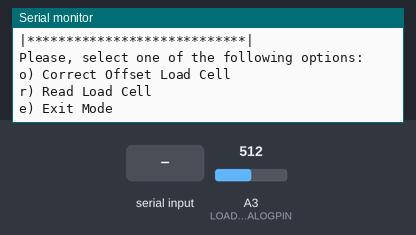
Recording of a sketch running on a simulated Arduino Uno, built with avr-gcc and run on an emulated ATmega328P. Parts: the last lines printed to the serial monitor. Inputs (shaded band) come from the test bench; at power-on: A3 (LOADCELL_ANALOGPIN) = 512.

Above: at 1.3 s.
1.4 s: "o" received over Serial
At 3.2 s:
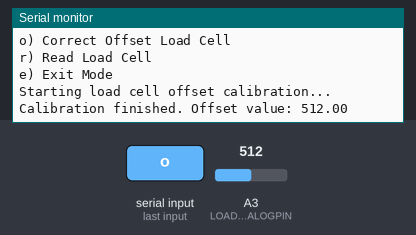
4.0 s: "r" received over Serial
At 4.11 s:
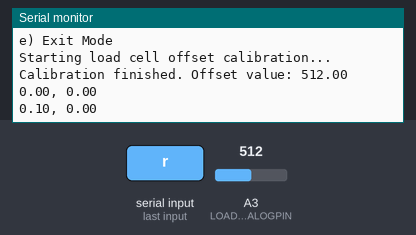
5.6 s: A3 (LOADCELL_ANALOGPIN) set to 716
At 5.62 s:
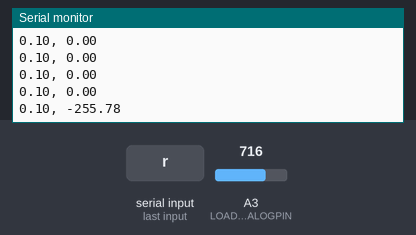
7.1 s: A3 (LOADCELL_ANALOGPIN) set to 900
At 7.14 s:
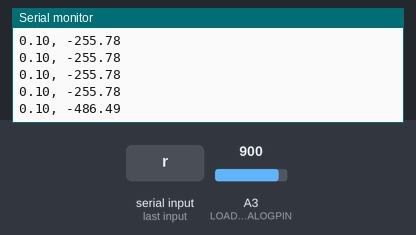
Timing chart, 0 to 9.6 s (numbered marks = the images above; inputs shaded):
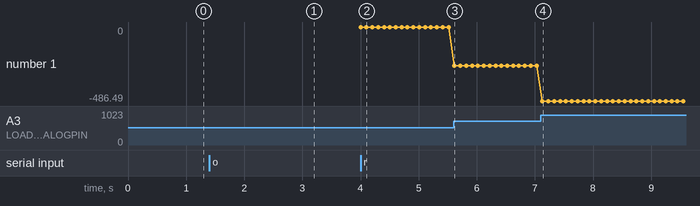

The sketch:

main.ino
```cpp
#define MS2S 0.000001f // from microsecond to seconds

//Time measurements
float delta_time = 0.0;
float current_time = micros();
float past_time = micros();

// Variable to enable control loop
volatile byte enable_force_sensing = false;

void setup() {
  Serial.begin(9600);
  LoadMenuUI(); // Load Serial User Interface
}

void loop() {
  // Update TimeStamp
  current_time = micros();
  delta_time = (current_time - past_time)*MS2S;
  past_time = current_time;

  // Check User Commands
  CheckKeyboard();

  // Apply control law if the flag enable_control_loop is enabled
  if(enable_force_sensing){
    // Read Load Cell
   float interaction_torque = ReadLoadCell();

    // Print data in the serial monitor
    Serial.print(delta_time); Serial.print(", ");
    Serial.println(interaction_torque);
    delay(100);
  }
}
```

load_cell.ino
```cpp
#define ADC2N -8.956f // converts raw ADC counts → Newtons
#define N2Nm 0.14f //meters

//Pin to read the load cell
#define LOADCELL_ANALOGPIN A3
 // N samples to correct the offset of the load cell
#define NSAMPLES_OFFSET_CORRECTION 1000

// Global variable to store the offset corrected of the load cell
float offset_load_cell = 460.25;


/*
 * Function: ReadLoadCell
 *  Function to read the channel associated to the connection with the load cell
 *
 * Inputs: void
 *
 * Outputs:
 *  -adc_val(float): Value given by the load cell in ADC counts.
 */
float ReadLoadCell(){
  // Read the raw ADC value
  float ADC_val = analogRead(LOADCELL_ANALOGPIN);

  // Apply offset correction
  float corrected_adc = ADC_val - offset_load_cell;

  // Convert ADC value → Newtons → Newton-meters
  float torque_Nm = corrected_adc * ADC2N * N2Nm;

  return torque_Nm;
}

/*
 * Function: CorrectOffsetLoadCell
 *  Function to correct the offset of the load cell. The value is stored in offset_load_cell
 *
 * Inputs: void
 *
 * Outputs: void
 */
void CorrectOffsetLoadCell(void) {
  float cum_sum_read_load_cell = 0.0;

  Serial.println("Starting load cell offset calibration...");

  for (int i = 0; i < NSAMPLES_OFFSET_CORRECTION; i++) {
    cum_sum_read_load_cell += analogRead(LOADCELL_ANALOGPIN);
    delay(1); // wait 1 millisecond between samples
  }

  // Calculate average offset
  offset_load_cell = cum_sum_read_load_cell / NSAMPLES_OFFSET_CORRECTION;

  Serial.print("Calibration finished. Offset value: ");
  Serial.println(offset_load_cell);
}
```

user_interface.ino
```cpp
/*
 * Function: LoadMenuUI
 *  Present to the user the serial menu with the different options. Depending on the option selected the flag
 *  enable_force_sensing is activated.
 *    Offset Load Cell: Correction of the offset of the load cell.
 *    Read Load Cell: Read interaction torques coming from load cell
 *
 * Inputs: void
 *
 * Outputs: void
 */
void LoadMenuUI(void){
  Serial.println("|****************************|");
  Serial.println("|*******|EduExo Tests|*******|");
  Serial.println("|**|        Menu          |**|");
  Serial.println("|****************************|");
  Serial.println("");
  Serial.println("Please, select one of the following options:");
  Serial.println("o) Correct Offset Load Cell");
  Serial.println("r) Read Load Cell");
  Serial.println("e) Exit Mode");
}

/*
 * Function: CheckKeyboard
 *  State machine to enter in the different modes depending on the selection of the user. The modes are:
 *    Offset Load Cell: Correction of the offset of the load cell.
 *    Read Load Cell: Read interaction torques coming from load cell
 *
 *  Depending on the option selected the flag enable_force_sensing is activated.
 *
 * Inputs: void
 *
 * Outputs: void
 */
void CheckKeyboard(void){
  char incomingChar_b = 0;
  if(Serial.available() > 0) {
    incomingChar_b = Serial.read();
    Serial.flush();
    if(incomingChar_b == 'o'){
      enable_force_sensing = false;
      CorrectOffsetLoadCell();
    }
    else if(incomingChar_b == 'r') {
      enable_force_sensing = true;
    }
    else if(incomingChar_b == 'e') {
      enable_force_sensing = false;
    }
  }
}
```

Measured:
- after the input at 1.4 s, the serial monitor: prints a new line at once (image 1)
- after the input at 4.0 s, the serial monitor: prints a new line at once (image 2)
- after the input at 5.6 s, the serial monitor: prints a new line at once (image 3)
- after the input at 7.1 s, the serial monitor: prints a new line at once (image 4)
- plotted number 1: 0 → -255.78 after the input at 5.6 s, -255.78 → -486.49 after the input at 7.1 s
